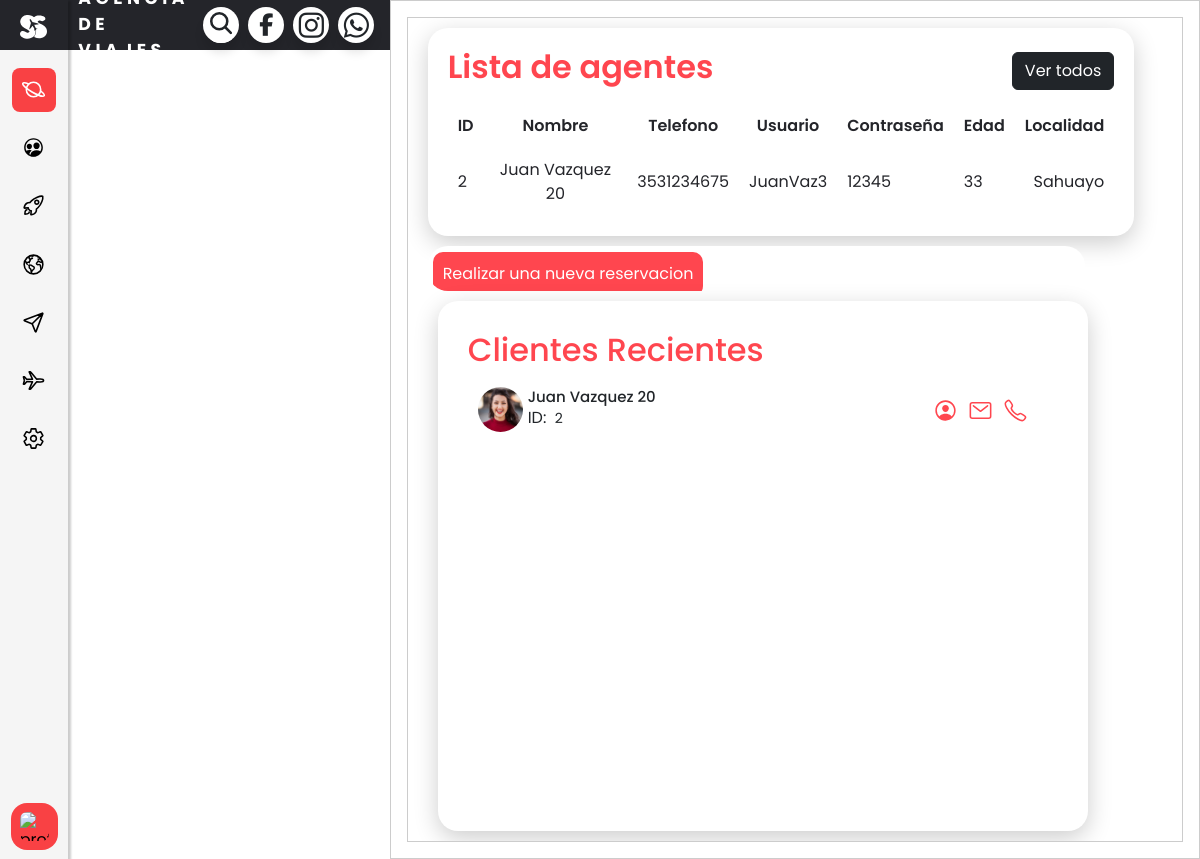
/agentes/, run on an earlier commit of the app's database.
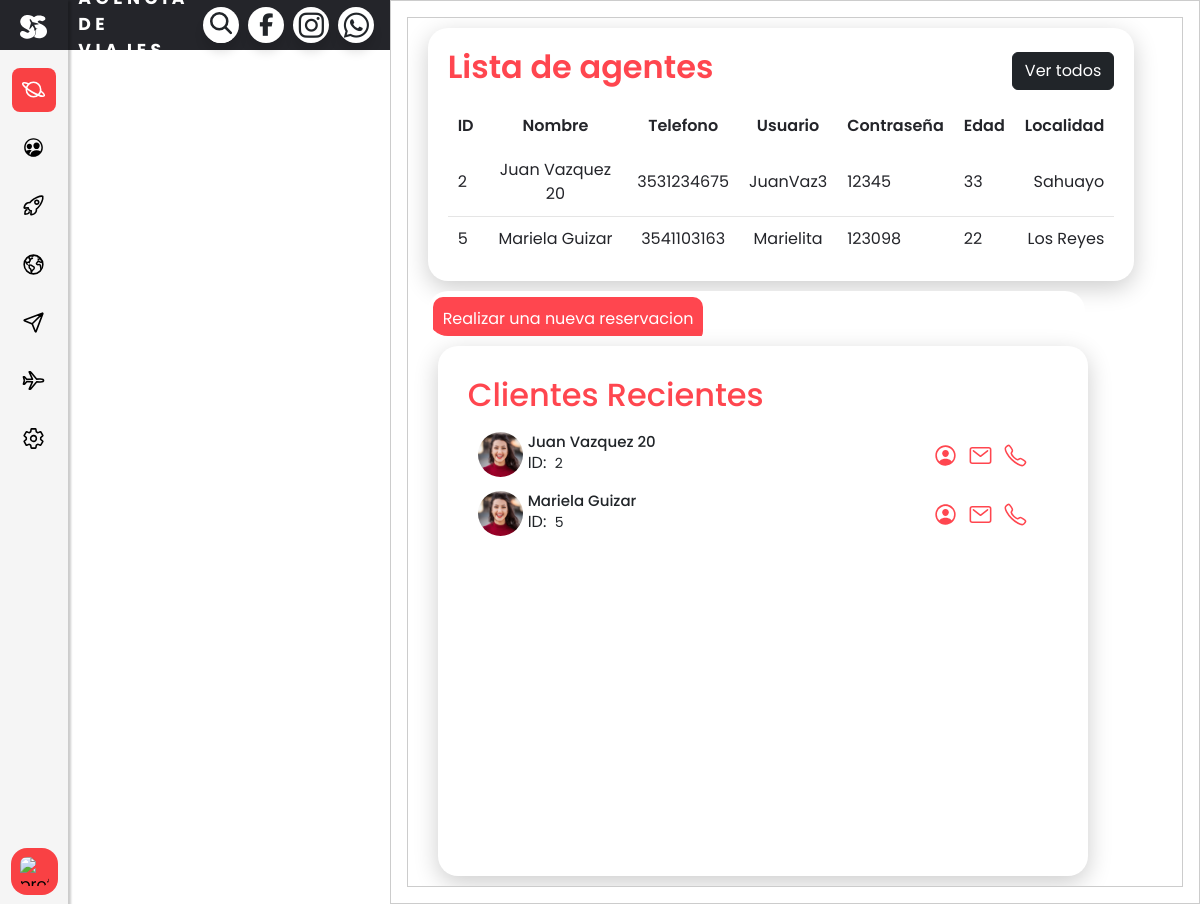
And on a later commit of the database.
### agentes/models.py (models this page shows, shortened)
class Agentes(models.Model):
    idagente = models.AutoField(primary_key=True,unique=True, blank=False, null=False)
    nombreg = models.CharField(max_length=255, blank=False, null=False)
    telefenog = models.CharField(max_length=20)
    usuariog = models.CharField(max_length=50, unique=True,blank=False, null=False)
    passwordg = models.CharField(max_length=100,blank=False, null=False)
    saldo = models.IntegerField()
    edadg = models.IntegerField()
    localidadg = models.CharField(max_length=100)

### agentes/views.py (the view)
# urls.py: path('',include('agentes.urls')),
def agentes(request):
    agentes = Agentes.objects.all()
    data = {
        'agentes': agentes
    }
    response = render(request, 'agentes/agentes.html', context=data)
    response['X-Frame-Options'] = 'ALLOW-FROM *'
    return response

### agentes/templates/agentes/agentes.html (shortened to what this page needs)
{% extends 'base/base.html' %}
{% load static %}
{% block content %}
    <div class="container-fluid">
    <div class="reservas">
        <div class="recientes">
            <div class="titulo">
                <h2>Lista de agentes </h2>
                <a href="{% url 'agentes:agentes_list' %}"  class="btn btn-dark">Ver todos</a>
            </div>
            <table>
                <thead>
                    <tr>
                        <td>ID</td>
                        <td>Nombre</td>
                        <td>Telefono</td>
                        <td>Usuario</td>
                        <td>Contraseña</td>
                        <td>Edad</td>
                        <td>Localidad</td>
                    </tr>
                </thead>
                <tbody class="TableClientes">
                    {% for agente in agentes %}
                        <tr>
                            <td>{{ agente.idagente }}</td>
                            <td>{{ agente.nombreg }}</td>
                            <td>{{ agente.telefenog }}</td>
                            <td>{{ agente.usuariog }}</td>
                            <td>{{ agente.passwordg }}</td>
                            <td>{{ agente.edadg }}</td>
                            <td>{{ agente.localidadg }}</td>
                        </tr>
                    {% endfor %}
                </tbody>
            </table>
        </div>
        <div class="sidecontent">
            <div class="ops mini">
                <a href="#" class="btn-expand">Realizar una nueva reservacion</a>
            </div>
            <div class="ops-right">
                <div class="header">
                    <h2>Clientes Recientes</h2>
                </div>
                <table>
                    <tbody class="clientesRC">
                         {% for agente in agentes %}
                            <tr class="trC">
                                <td width="60px" class="tdi"><div class="imbBx"><img src="{% static 'Imgs/us1.jpg' %}"></div></td>
                                <td><h4>{{ agente.nombreg }}</h4>ID: &nbsp<span class="idT">{{ agente.idagente }}</span>
                                    <div class="iconos">
                                        <ion-icon class="profile" name="person-circle-outline"></ion-icon>
                                        <ion-icon name="mail-outline"></ion-icon>
                                        <ion-icon name="call-outline"></ion-icon>
                                    </div>
                                </td>
                            </tr>
                        {% endfor %}
                    </tbody>
                </table>
                </div>
            </div>
        </div>
    </div>
{% endblock %}

What changed in the data, as far as the page shows it:
added Agentes: idagente "5", nombreg "Mariela Guizar", telefenog "3541103163", usuariog "Marielita", passwordg "123098", edadg "22", localidadg "Los Reyes"
